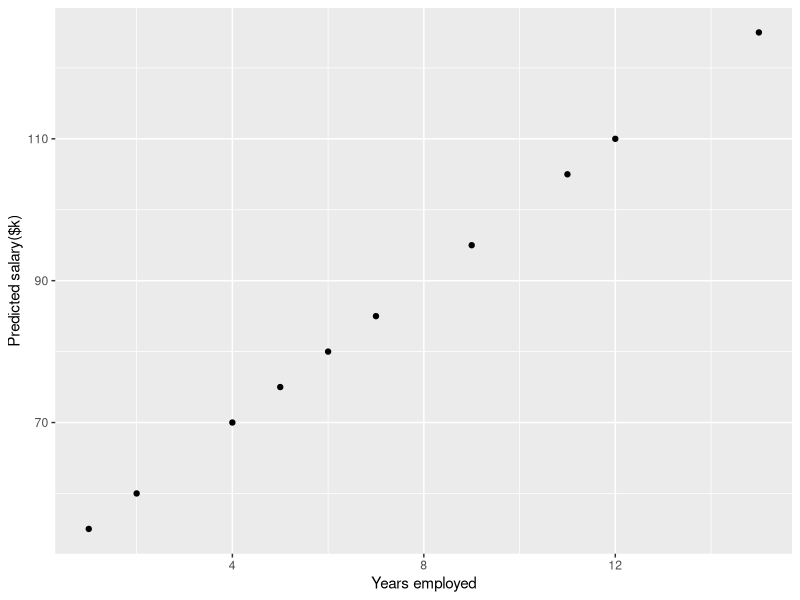
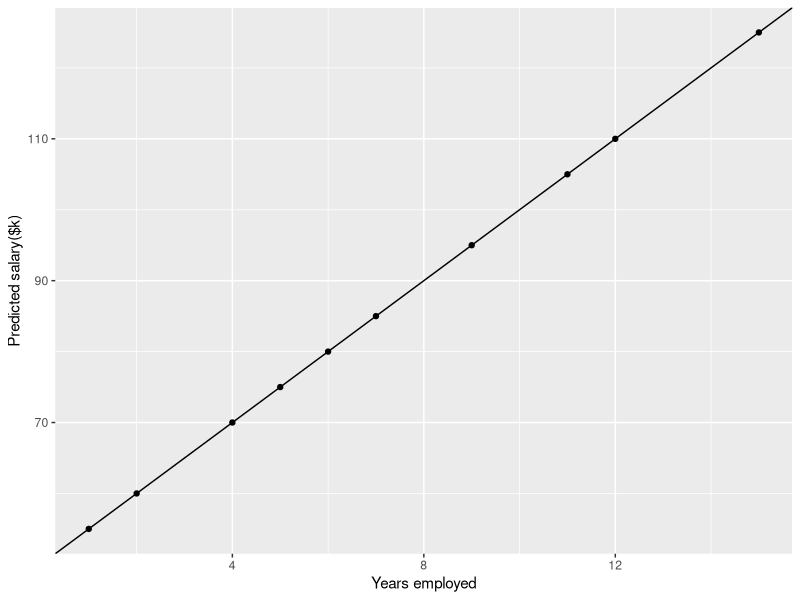
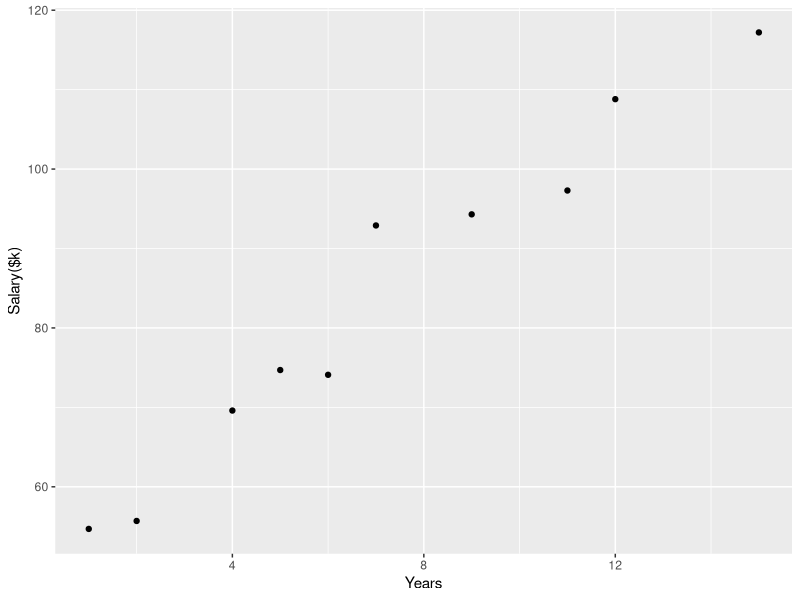
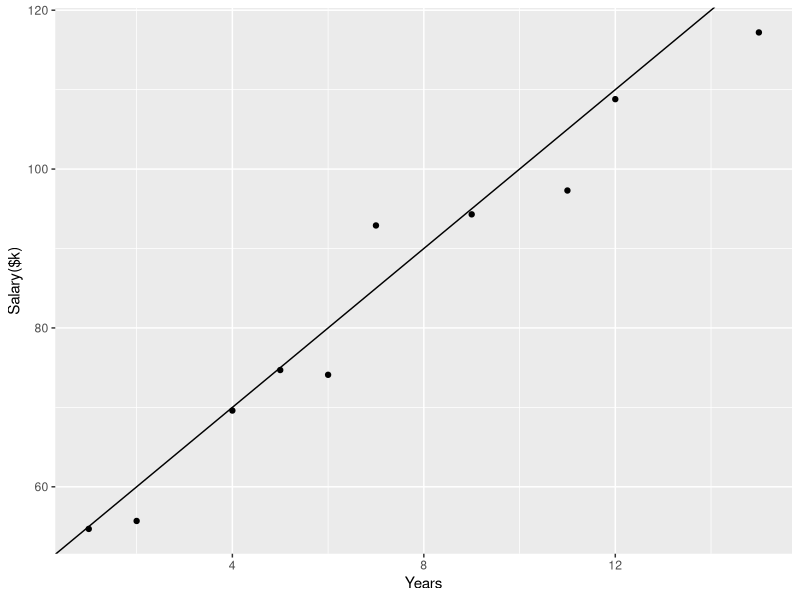

The R source for these figures, in order:
## ---- chunk 1
x <- c(15,6, 9, 11,2, 7, 4, 5, 12,1) 
x
## ---- chunk 2
E_Y <- 50 + 5*x
E_Y
## ---- chunk 3
library(ggplot2)
ggplot(cbind('Years employed'=x, "Predicted salary($k)"= E_Y), aes(`Years employed`, `Predicted salary($k)`))+ 
  geom_point()
## ---- chunk 4
ggplot(cbind('Years employed'=x, "Predicted salary($k)"= E_Y), aes(`Years employed`, `Predicted salary($k)`))+ 
  geom_point()+
  geom_abline(intercept= 50, slope=5)
## ---- chunk 5
y <- (50 + 5*x + rnorm(10, mean=0, sd=4)) |> round(1)
y
## ---- chunk 6
ggplot(cbind('Years'=x, "Salary($k)"= y), aes(Years, `Salary($k)`))+ 
  geom_point()
## ---- chunk 7
ggplot(cbind('Years'=x, "Salary($k)"= y), aes(Years, `Salary($k)`))+ 
  geom_point()+
  geom_abline(intercept= 50, slope=5)
